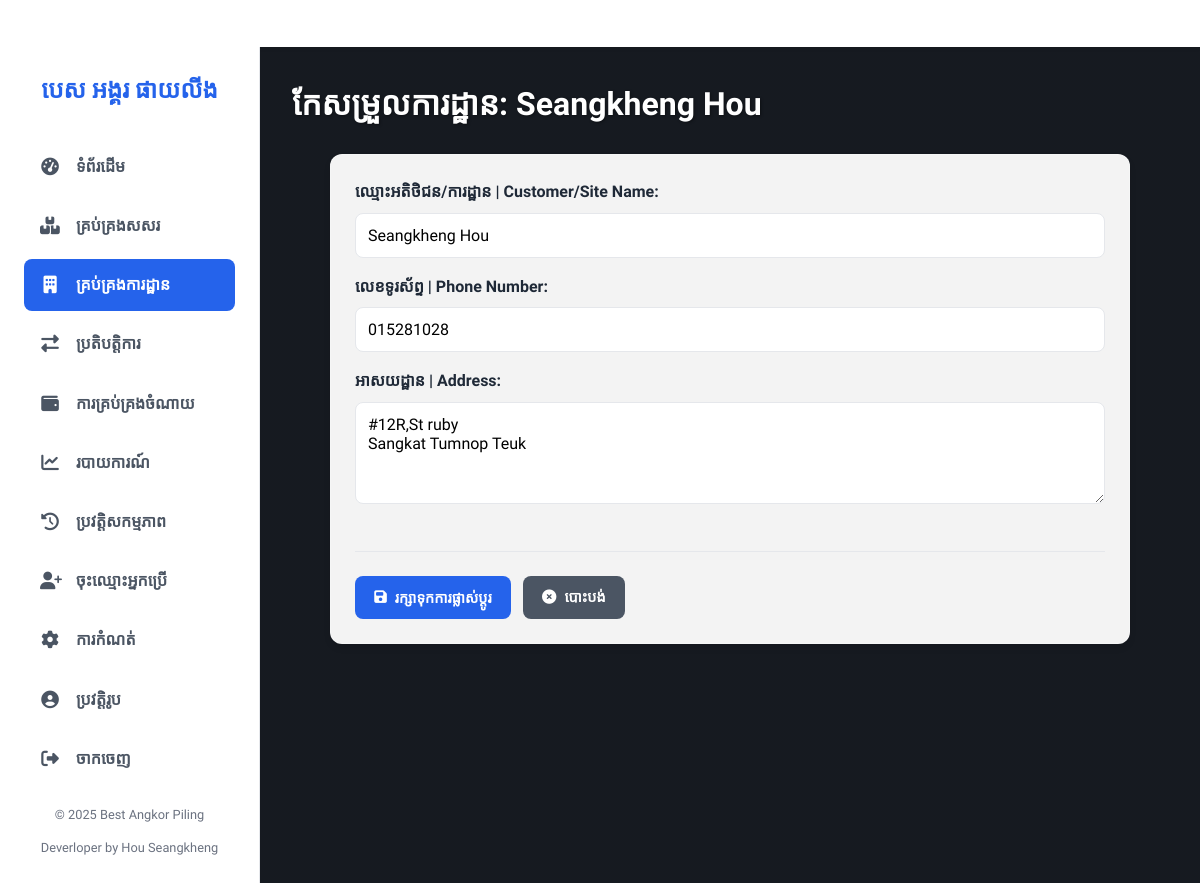
Page /edit_customer_site/1 (signed in) on the committed database.
### app.py (models this page shows)
class CustomerSite(db.Model):
    id = db.Column(db.Integer, primary_key=True)
    name = db.Column(db.String(200), unique=True, nullable=False)
    address = db.Column(db.Text)
    phone = db.Column(db.String(50))
    created_at = db.Column(db.DateTime, default=datetime.now)
    transactions = db.relationship('Transaction', backref='customer_site', lazy=True)

### app.py (the view, shortened to what this page needs)
@app.route('/edit_customer_site/<int:site_id>', methods=['GET', 'POST'])
@login_required
@role_required(['admin', 'manager'])
def edit_customer_site(site_id):
    site = CustomerSite.query.get_or_404(site_id)
    return render_template('edit_customer_site.html', site=site)

### app.py (called while the page is built)
@login_manager.user_loader
def load_user(user_id): return User.query.get(int(user_id))

@app.context_processor
def inject_global_vars():
    low_stock_setting = Setting.query.filter_by(key='low_stock_threshold').first()
    background_image_setting = Setting.query.filter_by(key='background_image').first()
    return dict(
        current_year=datetime.now().year,
        low_stock_threshold=int(low_stock_setting.value) if low_stock_setting else 10,
        background_image_filename=background_image_setting.value if background_image_setting else None
    )

@app.before_request
def before_request(): g.db = db.session

def role_required(roles):
    if not isinstance(roles, list): roles = [roles]
    def decorator(f):
        @wraps(f)
        def decorated_function(*args, **kwargs):
            if not current_user.is_authenticated:
                flash("Please log in to access this page.", "info")
                return redirect(url_for('login', next=request.url))
            if current_user.role not in roles:
                flash("You do not have permission to access this page.", "error")
                return redirect(url_for('index'))
            return f(*args, **kwargs)
        return decorated_function
    return decorator

### templates/edit_customer_site.html (shortened to what this page needs)
{% extends "base.html" %}
{% block content %}
<div class="page-header">
    <h1>កែសម្រួលការដ្ឋាន: {{ site.name }}</h1>
</div>
<div class="card" style="max-width: 800px; margin: auto;">
    <form method="POST" action="{{ url_for('edit_customer_site', site_id=site.id) }}">
        <label for="name">ឈ្មោះអតិថិជន/ការដ្ឋាន | Customer/Site Name:</label>
        <input type="text" id="name" name="name" value="{{ site.name }}" required>
        <label for="phone">លេខទូរស័ព្ទ | Phone Number:</label>
        <input type="text" id="phone" name="phone" value="{{ site.phone or '' }}">
        <label for="address">អាសយដ្ឋាន | Address:</label>
        <textarea id="address" name="address" rows="4">{{ site.address or '' }}</textarea>
        <div class="button-group" style="margin-top: 1.5rem; border-top: 1px solid var(--border-color); padding-top: 1.5rem;">
            <button type="submit" class="btn btn-primary"><i class="fas fa-save"></i> រក្សាទុកការផ្លាស់ប្តូរ</button>
            <a href="{{ url_for('manage_sites') }}" class="btn btn-secondary"><i class="fas fa-times-circle"></i> បោះបង់</a>
        </div>
    </form>
</div>
{% endblock %}

### templates/base.html (style rules this page uses)
:root { --primary-color: #2563eb; --primary-hover: #1d4ed8; --secondary-color: #4b5563; --danger-color: #dc2626; --success-color: #16a34a; --warning-color: #f59e0b; --bg-light: #f9fafb; --bg-white: #ffffff; --text-dark: #1f2937; --text-light: #6b7280; --border-color: #e5e7eb; --font-family-khmer: 'Kantumruy Pro', sans-serif; }
*, *::before, *::after { box-sizing: border-box; }
body { font-family: var(--font-family-khmer); margin: 0; background-color: #374151; background-image: linear-gradient(rgba(0, 0, 0, 0.6), rgba(0, 0, 0, 0.6)), url('http://googleusercontent.com/file_content/uploaded:photo_2024-02-26_17-40-20.jpg-c0d0d2cc-25cc-4ae5-b0d3-d988d48c25cb'); background-size: cover; background-position: center center; background-attachment: fixed; color: var(--text-dark); line-height: 1.6; -webkit-font-smoothing: antialiased; }
.page-header { display: flex; justify-content: space-between; align-items: center; margin-bottom: 1.5rem; flex-wrap: wrap; gap: 1rem; }
.page-header h1 { margin: 0; font-size: 2em; color: var(--bg-white); text-shadow: 1px 1px 3px rgba(0,0,0,0.4); }
.button-group { display: flex; gap: 0.75rem; }
.btn { padding: 0.6rem 1.2rem; border: none; border-radius: 0.5rem; cursor: pointer; font-family: var(--font-family-khmer); font-weight: 600; font-size: 0.9em; text-decoration: none; display: inline-flex; align-items: center; gap: 0.5rem; transition: all 0.2s; }
.btn-primary { background-color: var(--primary-color); color: white; }
.btn-secondary { background-color: var(--secondary-color); color: white; }
.card { background-color: rgba(255, 255, 255, 0.95); backdrop-filter: blur(5px); padding: 1.5rem; border-radius: 0.75rem; box-shadow: 0 4px 6px rgba(0,0,0,0.1); margin-bottom: 1.5rem; border: 1px solid rgba(255, 255, 255, 0.2); }
.form-container label, .card label { display: block; margin-bottom: 0.5rem; font-weight: 600; }
.form-container input, .card input, .form-container select, .card select, .form-container textarea, .card textarea { width: 100%; padding: 0.75rem; margin-bottom: 1rem; border: 1px solid var(--border-color); border-radius: 0.5rem; box-sizing: border-box; font-family: var(--font-family-khmer); font-size: 1em; }

### rows in the picture
CustomerSite: name "Seangkheng Hou", phone "015281028", address "#12R,St ruby Sangkat Tumnop Teuk"
